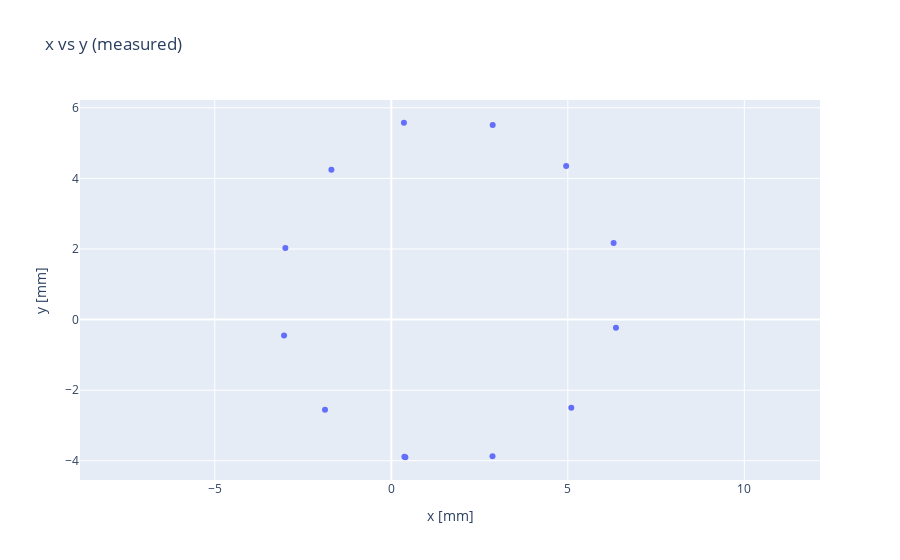

Notebook cell for this chart:
### Code cell
a = 0
b = 1

measured2D = go.Scatter(x=locpred[:,a], y=locpred[:,b], mode='markers')
layout = go.Layout(title='x vs y (measured)')
fig2 = go.Figure(data=[measured2D], layout=layout)
fig2.update_layout(
    xaxis_title="x [mm]",
    yaxis_title="y [mm]"
)
fig2.update_yaxes(scaleanchor='x')
fig2.show()

print(locpred)
print(anglepred)

### Figure 1 — Plotly figure (JSON) as saved in the notebook; plotly's stock layout.template omitted (floating-point values rounded to 4 significant figures)
{"data": [{"mode": "markers", "type": "scatter", "x": [0.399, 2.867, 5.099, 6.364, 6.298, 4.953, 2.872, 0.3579, -1.697, -3.001, -3.038, -1.878, 0.3712], "y": [-3.9, -3.872, -2.499, -0.231, 2.171, 4.348, 5.508, 5.575, 4.245, 2.03, -0.4484, -2.551, -3.889]}], "layout": {"title": {"text": "x vs y (measured)"}, "xaxis": {"title": {"text": "x [mm]"}}, "yaxis": {"scaleanchor": "x", "title": {"text": "y [mm]"}}}}
